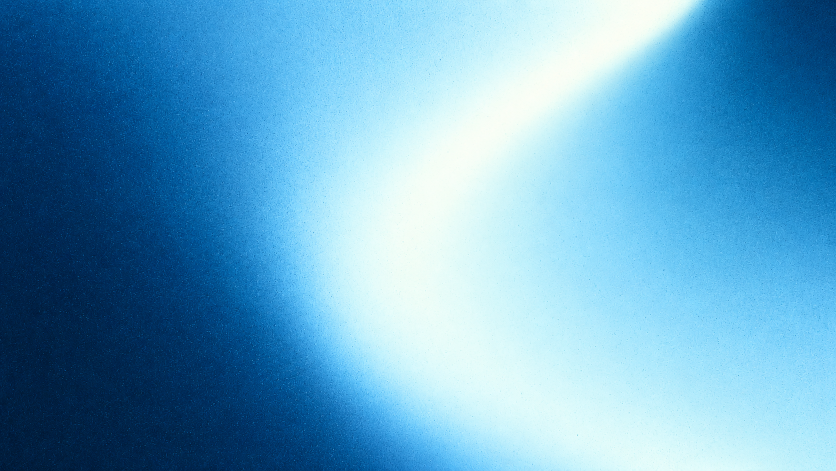
#> input picture apps/desktop/src/renderer/src/assets/fondos/bases/azul-degradado-blanco.png, 1672 x 941 px (shown at 1/2 size); its folder holds only this picture in this run
$ python fondos_variantes.py
#> lines starting #> are read from the running program, lines starting #| are printed output that depends on the picture
#!/usr/bin/env python3
"""
fondos_variantes.py — Sub-agente de variantes de fondos (0 tokens).

Genera 4 variantes deterministas por cada fondo base:
  v1 Tono I    (rotación de tono +25°)
  v2 Tono II   (rotación de tono -25°)
  v3 Viñeta    (bordes oscurecidos)
  v4 Foco suave(blur suave + leve oscurecido y contraste)

Uso: python scripts/fondos_variantes.py
Requiere: pip install pillow
Salida: apps/desktop/src/renderer/src/assets/fondos/variantes/<base>.v<N>.jpg
"""

from __future__ import annotations

import os
from pathlib import Path

from PIL import Image, ImageDraw, ImageEnhance, ImageFilter

REPO = Path(__file__).resolve().parents[1]
BASES = REPO / "apps" / "desktop" / "src" / "renderer" / "src" / "assets" / "fondos" / "bases"
VARIANTES = REPO / "apps" / "desktop" / "src" / "renderer" / "src" / "assets" / "fondos" / "variantes"

HUE_STEP = 25  # grados de rotación de tono
JPEG_QUALITY = 80


def hue_rotate(image: Image.Image, degrees: float) -> Image.Image:
    """Rota el tono manteniendo saturación y valor (determinista)."""
    hsv = image.convert("HSV")
    h, s, v = hsv.split()
    shift = int(round(degrees / 360 * 255))
    h = h.point(lambda x: (x + shift) % 256)
    return Image.merge("HSV", (h, s, v)).convert("RGB")


def vignette(image: Image.Image, strength: float = 0.62) -> Image.Image:
    """Oscurece los bordes con una máscara radial fija."""
    width, height = image.size
    mask = Image.new("L", (width, height), 0)
    draw = ImageDraw.Draw(mask)
    cx, cy = width / 2, height / 2
    max_r = (cx**2 + cy**2) ** 0.5
    step = 2
    for radius in range(int(max_r), 0, -step):
        draw.ellipse((cx - radius, cy - radius, cx + radius, cy + radius), fill=255)
    mask = mask.filter(ImageFilter.GaussianBlur(width // 6))
    dark = ImageEnhance.Brightness(image).enhance(1 - strength)
    return Image.composite(image, dark, mask)


def soft_focus(image: Image.Image) -> Image.Image:
    """Blur suave + leve contraste y oscurecido (lectura cómoda del texto)."""
    soft = image.filter(ImageFilter.GaussianBlur(3))
    soft = ImageEnhance.Contrast(soft).enhance(1.05)
    return ImageEnhance.Brightness(soft).enhance(0.94)


RECIPES = {
    1: lambda img: hue_rotate(img, HUE_STEP),
    2: lambda img: hue_rotate(img, -HUE_STEP),
    3: vignette,
    4: soft_focus,
}


def main() -> None:
    if not BASES.is_dir():
        raise SystemExit(f"No existe la carpeta de bases: {BASES}")
    VARIANTES.mkdir(parents=True, exist_ok=True)
    bases = sorted(BASES.glob("*.png"))
    total = 0
    for base in bases:
        with Image.open(base) as source:
#> source is the input picture: PIL image 1672x941 RGB; mean R, G, B 100.2, 163.4, 199.2
            image = source.convert("RGB")
            for index, recipe in sorted(RECIPES.items()):
                variant = recipe(image.copy())
                out = VARIANTES / f"{base.stem}.v{index}.jpg"
                variant.save(out, "JPEG", quality=JPEG_QUALITY, optimize=True)
                total += 1
#> this loop made 4 passes
#> pass 1, in hue_rotate, `h, s, v = hsv.split()`:
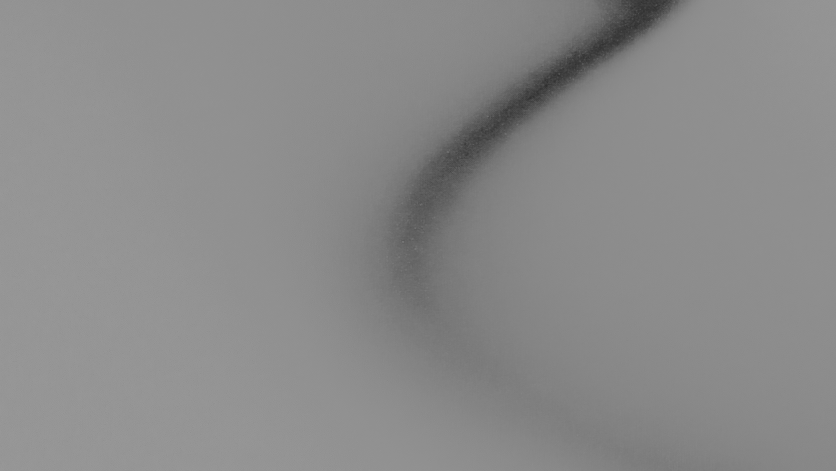
#> h: PIL image 1672x941 L (shown at 1/2 size); min 42, max 158, mean 138.2
#> pass 1, in hue_rotate, `h, s, v = hsv.split()`:
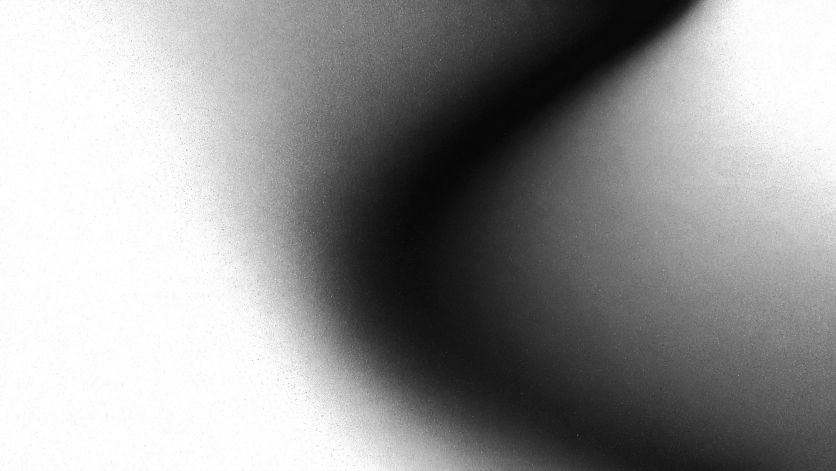
#> s: PIL image 1672x941 L (shown at 1/2 size); min 3, max 255, mean 151.2
#> pass 1, in hue_rotate, `h, s, v = hsv.split()`:
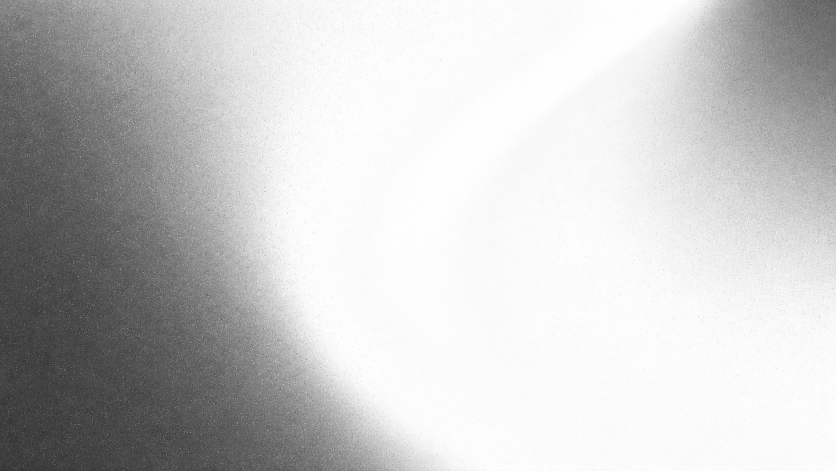
#> v: PIL image 1672x941 L (shown at 1/2 size); min 41, max 255, mean 199.7
#> after the loop, total = 4
    print(f"Variantes generadas: {total} ({len(bases)} bases x {len(RECIPES)} recetas)")
#| Variantes generadas: 4 (1 bases x 4 recetas)
    size = sum(os.path.getsize(p) for p in VARIANTES.glob("*.jpg"))
    print(f"Peso total variantes: {size / 1024 / 1024:.1f} MB")


if __name__ == "__main__":
    main()

$ run again, on apps/desktop/src/renderer/src/assets/fondos/bases/azul-estela-nocturna.png
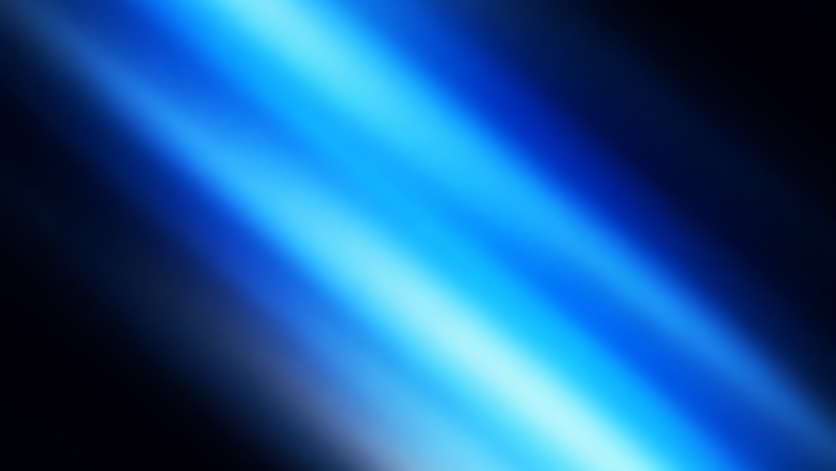
#> input picture apps/desktop/src/renderer/src/assets/fondos/bases/azul-estela-nocturna.png, 1672 x 941 px (shown at 1/2 size)
#> in main, source is the input picture: PIL image 1672x941 RGB; mean R, G, B 24.5, 88.9, 149.1
#> the loop in main, `for index, recipe in sorted(RECIPES.items()):` made 4 passes
#> pass 1, in hue_rotate, `h, s, v = hsv.split()`:
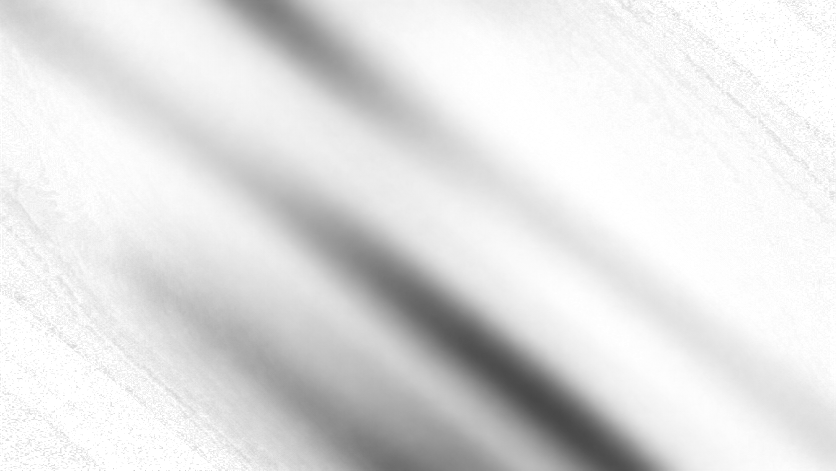
#> s: PIL image 1672x941 L (shown at 1/2 size); min 70, max 255, mean 224.3
#> pass 1, in hue_rotate, `h, s, v = hsv.split()`:
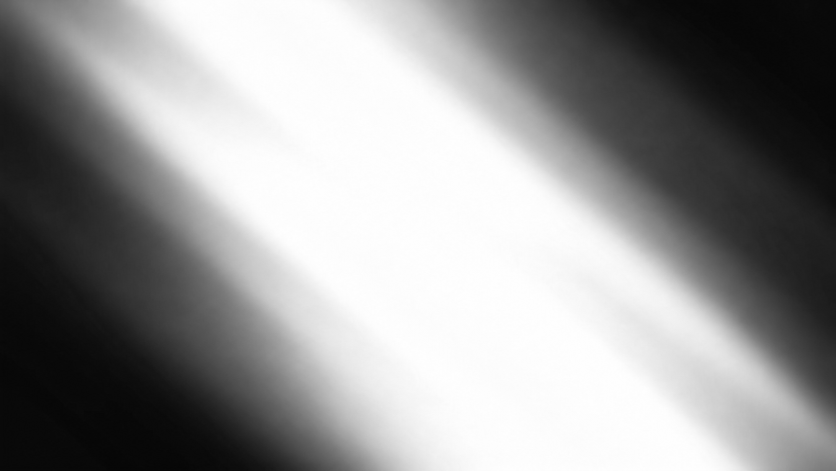
#> v: PIL image 1672x941 L (shown at 1/2 size); min 5, max 255, mean 149.1
#> after the loop in main, `for index, recipe in sorted(RECIPES.items()):`: total = 4
#| Variantes generadas: 4 (1 bases x 4 recetas)
